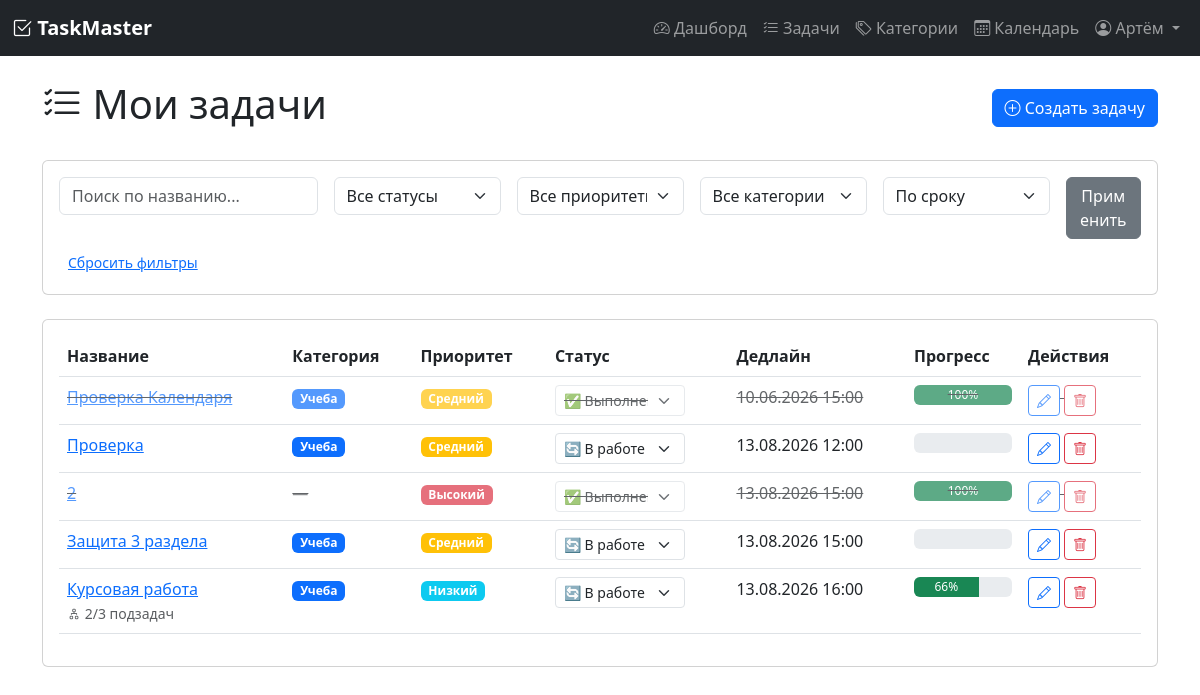
/tasks (signed in), run on an earlier commit of the app's database.
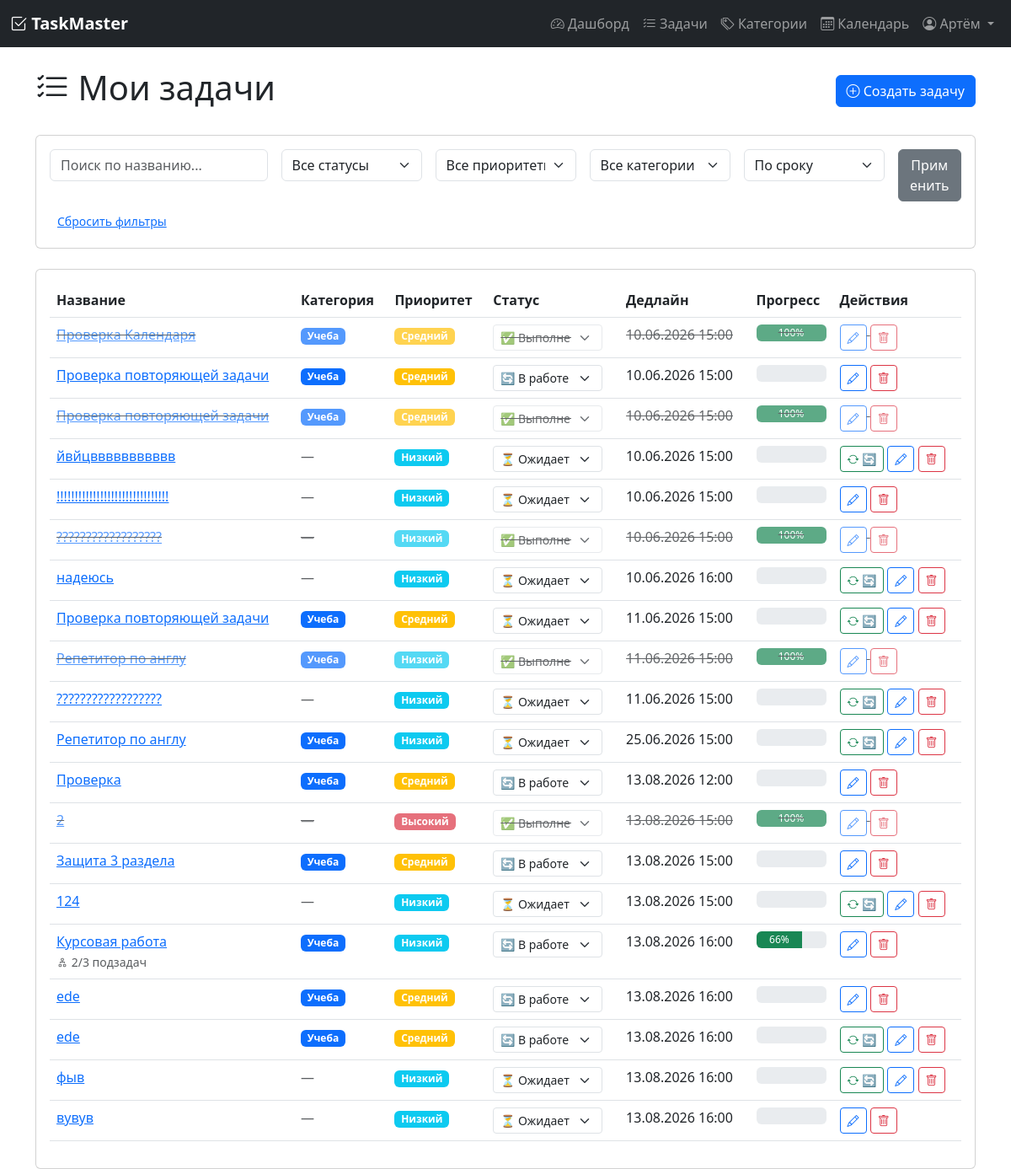
And on a later commit of the database.
### models.py (models this page shows, shortened)
class User(UserMixin, db.Model):
    __tablename__ = 'user'
    id = db.Column(db.Integer, primary_key=True)
    username = db.Column(db.String(80), unique=True, nullable=False)
    email = db.Column(db.String(120), unique=True, nullable=False)
    password_hash = db.Column(db.String(200), nullable=False)
    registered_at = db.Column(db.DateTime, default=datetime.utcnow)
    timezone = db.Column(db.String(50), default='Europe/Moscow')
    role = db.Column(db.String(20), default='user')  # 'user' или 'admin'
    tasks = db.relationship('Task', backref='author', lazy=True, cascade='all, delete-orphan')
    categories = db.relationship('Category', backref='user', lazy=True, cascade='all, delete-orphan')
    tags = db.relationship('Tag', backref='user', lazy=True, cascade='all, delete-orphan')

class Task(db.Model):
    __tablename__ = 'task'
    id = db.Column(db.Integer, primary_key=True)
    title = db.Column(db.String(200), nullable=False)
    description = db.Column(db.Text, default='')
    status = db.Column(db.String(20), default='pending')  # pending, in_progress, completed
    priority = db.Column(db.String(20), default='medium')  # low, medium, high
    deadline = db.Column(db.DateTime, nullable=True)
    created_at = db.Column(db.DateTime, default=datetime.utcnow)
    updated_at = db.Column(db.DateTime, default=datetime.utcnow, onupdate=datetime.utcnow)
    user_id = db.Column(db.Integer, db.ForeignKey('user.id'), nullable=False)
    category_id = db.Column(db.Integer, db.ForeignKey('category.id'), nullable=True)
    subtasks = db.relationship('Subtask', backref='parent_task', lazy=True, cascade='all, delete-orphan')
    tags = db.relationship('Tag', secondary=task_tags, backref='tasks', lazy='dynamic')
    attachments = db.relationship('Attachment', backref='task', lazy=True, cascade='all, delete-orphan')
    recurring_rule = db.relationship('RecurringRule', backref='task', uselist=False, cascade='all, delete-orphan')
    @property
    def progress(self):
        if not self.subtasks:
            return 100 if self.status == 'completed' else 0
        completed = sum(1 for st in self.subtasks if st.is_completed)
        return int((completed / len(self.subtasks)) * 100)
    @property
    def is_overdue(self):
        if self.status == 'completed':
            return False
        if self.deadline and self.deadline < datetime.utcnow():
            return True
        return False

class Category(db.Model):
    __tablename__ = 'category'
    id = db.Column(db.Integer, primary_key=True)
    name = db.Column(db.String(50), nullable=False)
    color = db.Column(db.String(7), default='#6c757d')  # HEX цвет
    user_id = db.Column(db.Integer, db.ForeignKey('user.id'), nullable=False)
    tasks = db.relationship('Task', backref='category', lazy=True)

class Subtask(db.Model):
    __tablename__ = 'subtask'
    id = db.Column(db.Integer, primary_key=True)
    title = db.Column(db.String(100), nullable=False)
    is_completed = db.Column(db.Boolean, default=False)
    task_id = db.Column(db.Integer, db.ForeignKey('task.id'), nullable=False)

### app.py (the view)
@app.route('/tasks')
@login_required
def tasks():
    query = Task.query.filter_by(user_id=current_user.id)
    status_filter = request.args.get('status', '')
    priority_filter = request.args.get('priority', '')
    category_filter = request.args.get('category', '')
    if status_filter:
        query = query.filter_by(status=status_filter)
    if priority_filter:
        query = query.filter_by(priority=priority_filter)
    if category_filter and category_filter.isdigit():
        query = query.filter_by(category_id=int(category_filter))
    sort_by = request.args.get('sort', 'deadline')
    if sort_by == 'deadline':
        query = query.order_by(Task.deadline.asc())
    elif sort_by == 'priority':
        query = query.order_by(Task.priority.desc())
    elif sort_by == 'created_at':
        query = query.order_by(Task.created_at.desc())
    elif sort_by == 'title':
        query = query.order_by(Task.title.asc())
    else:
        query = query.order_by(Task.deadline.asc())
    search_query = request.args.get('search', '')
    if search_query:
        query = query.filter(
            Task.title.contains(search_query) | Task.description.contains(search_query)
        )
    tasks_list = query.all()
    categories = Category.query.filter_by(user_id=current_user.id).all()
    return render_template('tasks.html',
                         tasks=tasks_list,
                         categories=categories,
                         current_filters={
                             'status': status_filter,
                             'priority': priority_filter,
                             'category': category_filter,
                             'sort': sort_by,
                             'search': search_query
                         })

### app.py (called while the page is built)
@login_manager.user_loader
def load_user(user_id):
    return User.query.get(int(user_id))

### templates/tasks.html (shortened to what this page needs)
{% extends "base.html" %}
{% block content %}
<div class="d-flex justify-content-between align-items-center mb-4">
    <h1><i class="bi bi-list-check"></i> Мои задачи</h1>
    <a href="{{ url_for('task_create') }}" class="btn btn-primary">
        <i class="bi bi-plus-circle"></i> Создать задачу
    </a>
</div>
<div class="card mb-4">
    <div class="card-body">
        <form method="GET" class="row g-3">
            <div class="col-md-3">
                <input type="text" name="search" class="form-control" placeholder="Поиск по названию..."
                       value="{{ current_filters.search }}">
            </div>
            <div class="col-md-2">
                <select name="status" class="form-select">
                    <option value="">Все статусы</option>
                </select>
            </div>
            <div class="col-md-2">
                <select name="priority" class="form-select">
                    <option value="">Все приоритеты</option>
                </select>
            </div>
            <div class="col-md-2">
                <select name="category" class="form-select">
                    <option value="">Все категории</option>
                </select>
            </div>
            <div class="col-md-2">
                <select name="sort" class="form-select">
                    <option value="deadline" {% if current_filters.sort == 'deadline' %}selected{% endif %}>По сроку</option>
                </select>
            </div>
            <div class="col-md-1">
                <button type="submit" class="btn btn-secondary w-100">Применить</button>
            </div>
        </form>
        <div class="mt-2">
            <a href="{{ url_for('tasks') }}" class="btn btn-sm btn-link">Сбросить фильтры</a>
        </div>
    </div>
</div>
<div class="card">
    <div class="card-body">
        {% if tasks %}
            <div class="table-responsive">
                <table class="table table-hover">
                    <thead>
                        <tr>
                            <th>Название</th>
                            <th>Категория</th>
                            <th>Приоритет</th>
                            <th>Статус</th>
                            <th>Дедлайн</th>
                            <th>Прогресс</th>
                            <th>Действия</th>
                        </tr>
                    </thead>
                    <tbody>
                        {% for task in tasks %}
                            <tr class="{% if task.is_overdue %}task-overdue{% endif %} {% if task.status == 'completed' %}task-completed{% endif %}">
                                <td>
                                    <a href="{{ url_for('task_detail', task_id=task.id) }}">{{ task.title }}</a>
                                    {% if task.subtasks %}
        <br>
        <small class="text-muted">
            <i class="bi bi-diagram-2"></i>
            {{ task.subtasks|selectattr('is_completed')|list|length }}/{{ task.subtasks|length }} подзадач
        </small>
    {% endif %}
                                </td>
                               <td>
    {% if task.category %}
        <span class="badge" style="background-color: {{ task.category.color }}">
            {{ task.category.name }}
        </span>
    {% else %}
        <span class="text-muted">—</span>
    {% endif %}
</td>
                                <td>
                                    {% if task.priority == 'high' %}
                                        <span class="badge bg-danger">Высокий</span>
                                    {% elif task.priority == 'medium' %}
                                        <span class="badge bg-warning">Средний</span>
                                    {% else %}
                                        <span class="badge bg-info">Низкий</span>
                                    {% endif %}
                                </td>
                               <td>
    <form action="{{ url_for('task_change_status', task_id=task.id) }}" method="POST" class="d-inline">
        <select name="status" class="form-select form-select-sm" style="width: 130px;" onchange="this.form.submit()">
            <option value="pending" {% if task.status == 'pending' %}selected{% endif %}>
                ⏳ Ожидает
            </option>
            <option value="in_progress" {% if task.status == 'in_progress' %}selected{% endif %}>
                🔄 В работе
            </option>
            <option value="completed" {% if task.status == 'completed' %}selected{% endif %}>
                ✅ Выполнена
            </option>
        </select>
    </form>
</td>
                                <td>
                                    {% if task.deadline %}
                                        {{ task.deadline.strftime('%d.%m.%Y %H:%M') }}
                                    {% else %}
                                        —
                                    {% endif %}
                                </td>
                                <td>
                                    <div class="progress" style="height: 20px;">
                                        <div class="progress-bar bg-success" style="width: {{ task.progress }}%">
                                            {{ task.progress }}%
                                        </div>
                                    </div>
                                </td>
                                <td>
    {% if task.recurring_rule and task.status != 'completed' %}
        <form action="{{ url_for('task_complete_and_renew', task_id=task.id) }}" method="POST" class="d-inline">
            <button type="submit" class="btn btn-sm btn-outline-success" title="Выполнить и создать следующую">
                <i class="bi bi-arrow-repeat"></i> 🔄
            </button>
        </form>
    {% endif %}
    <a href="{{ url_for('task_edit', task_id=task.id) }}" class="btn btn-sm btn-outline-primary">
        <i class="bi bi-pencil"></i>
    </a>
    <form action="{{ url_for('task_delete', task_id=task.id) }}" method="POST" class="d-inline"
          onsubmit="return confirm('Удалить задачу?')">
        <button type="submit" class="btn btn-sm btn-outline-danger">
            <i class="bi bi-trash"></i>
        </button>
    </form>
</td>
                            </tr>
                        {% endfor %}
                    </tbody>
                </table>
            </div>
{% endif %}
    </div>
</div>
{% endblock %}

### templates/base.html (shortened to what this page needs)
<!DOCTYPE html>
<html lang="ru">
<head>
    <link href="https://cdn.jsdelivr.net/npm/bootstrap@5.3.0/dist/css/bootstrap.min.css" rel="stylesheet">
    <link rel="stylesheet" href="https://cdn.jsdelivr.net/npm/bootstrap-icons@1.11.0/font/bootstrap-icons.css">
</head>
<body>
    {% if current_user.is_authenticated %}
    <nav class="navbar navbar-expand-lg navbar-dark bg-dark">
        <div class="container-fluid">
            <a class="navbar-brand" href="{{ url_for('dashboard') }}">
                <i class="bi bi-check2-square"></i> TaskMaster
            </a>
            <div class="collapse navbar-collapse" id="navbarNav">
                <ul class="navbar-nav ms-auto">
    <li class="nav-item">
        <a class="nav-link" href="{{ url_for('dashboard') }}">
            <i class="bi bi-speedometer2"></i> Дашборд
        </a>
    </li>
    <li class="nav-item">
        <a class="nav-link" href="{{ url_for('tasks') }}">
            <i class="bi bi-list-check"></i> Задачи
        </a>
    </li>
    <li class="nav-item">
        <a class="nav-link" href="{{ url_for('categories') }}">
            <i class="bi bi-tags"></i> Категории
        </a>
    </li>
    <li class="nav-item">
        <a class="nav-link" href="{{ url_for('calendar_view') }}">
            <i class="bi bi-calendar3"></i> Календарь
        </a>
    </li>
    <li class="nav-item dropdown">
        <a class="nav-link dropdown-toggle" href="#" id="userDropdown" role="button" data-bs-toggle="dropdown">
            <i class="bi bi-person-circle"></i> {{ current_user.username }}
        </a>
    </li>
</ul>
            </div>
        </div>
    </nav>
    {% endif %}
    <div class="container mt-4">
        {% block content %}{% endblock %}
    </div>
</body>
</html>

### templates/base.html (style rules this page uses)
.navbar-brand { font-weight: bold; }
.task-completed { opacity: 0.7; text-decoration: line-through; }
select option[value="pending"] { color: gray; }
select option[value="in_progress"] { color: orange; }
select option[value="completed"] { color: green; }

What changed in the data, as far as the page shows it:
added Task: title "Проверка повторяющей задачи", category.name "Учеба", priority "Средний", status "🔄 В работе", deadline "10.06.2026 15:00"
added Task: title "Проверка повторяющей задачи", category.name "Учеба", priority "Средний", status "✅ Выполнена", deadline "10.06.2026 15:00", progress "100"
added Task: title "йвйцввввввввввв", priority "Низкий", status "⏳ Ожидает", deadline "10.06.2026 15:00"
added Task: title "!!!!!!!!!!!!!!!!!!!!!!!!!!!!!!!", priority "Низкий", status "⏳ Ожидает", deadline "10.06.2026 15:00"
added Task: title "??????????????????", priority "Низкий", status "✅ Выполнена", deadline "10.06.2026 15:00", progress "100"
added Task: title "надеюсь", priority "Низкий", status "⏳ Ожидает", deadline "10.06.2026 16:00"
added Task: title "Проверка повторяющей задачи", category.name "Учеба", priority "Средний", status "⏳ Ожидает", deadline "11.06.2026 15:00"
added Task: title "Репетитор по англу", category.name "Учеба", priority "Низкий", status "✅ Выполнена", deadline "11.06.2026 15:00", progress "100"
added Task: title "??????????????????", priority "Низкий", status "⏳ Ожидает", deadline "11.06.2026 15:00"
added Task: title "Репетитор по англу", category.name "Учеба", priority "Низкий", status "⏳ Ожидает", deadline "25.06.2026 15:00"
added Task: title "124", priority "Низкий", status "⏳ Ожидает", deadline "13.08.2026 15:00"
added Task: title "ede", category.name "Учеба", priority "Средний", status "🔄 В работе", deadline "13.08.2026 16:00"
added Task: title "ede", category.name "Учеба", priority "Средний", status "🔄 В работе", deadline "13.08.2026 16:00"
added Task: title "фыв", priority "Низкий", status "⏳ Ожидает", deadline "13.08.2026 16:00"
added Task: title "вувув", priority "Низкий", status "⏳ Ожидает", deadline "13.08.2026 16:00"
